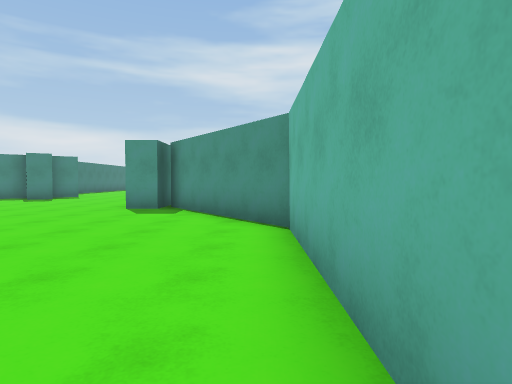
View 1 (above)

24 first-person views from a walk through a 3-D level made in the Unity game engine. The camera is 1.3 m above the floor, tilts 2° down and sees 75° across. The floor is counted in squares, 1.8 m on a side. Each view is taken from the middle of a square. On the plan, view 1 faces up. The plan holds only what a view shows up to about 11 squares ahead; the rest is blank. The place goes on beyond the plan. The player character is not drawn.

View 2
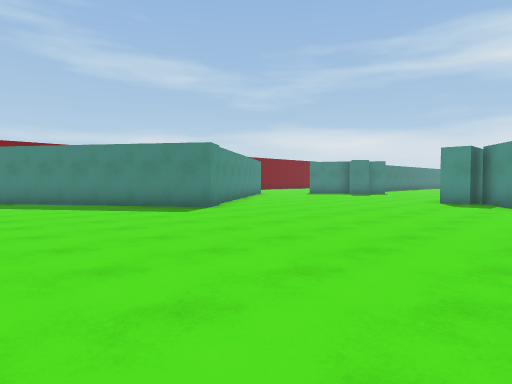

View 3
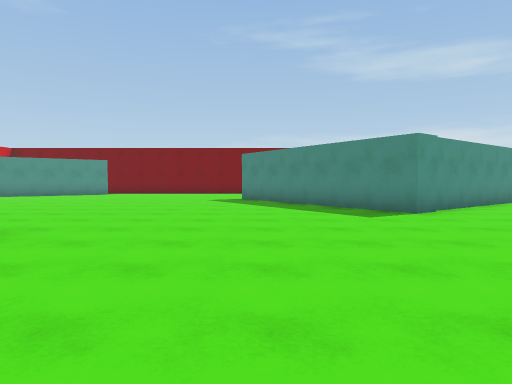

View 4
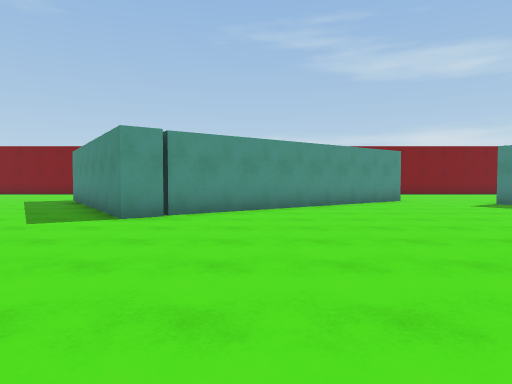

View 5
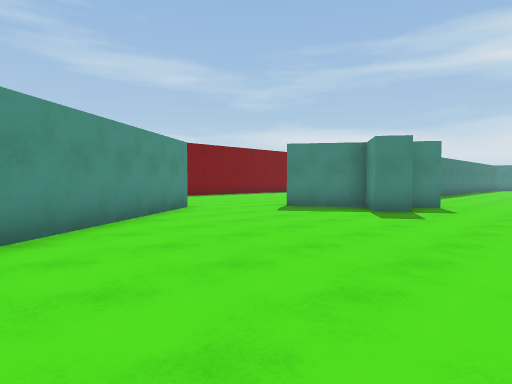

View 6
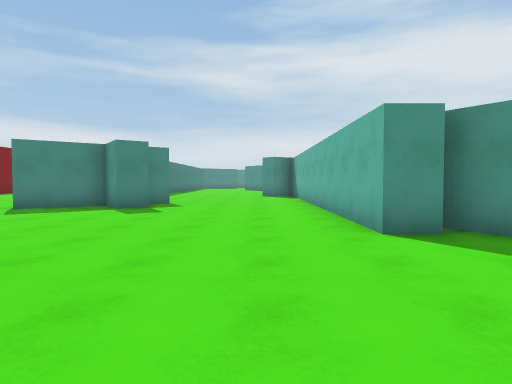

View 7
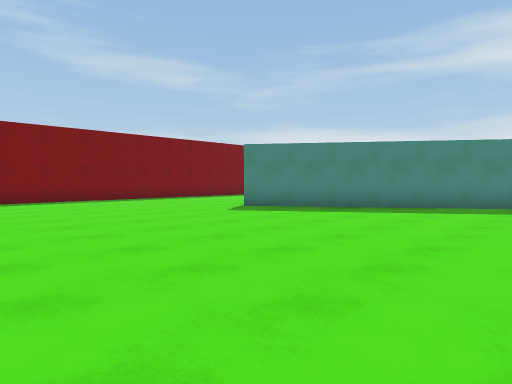

View 8
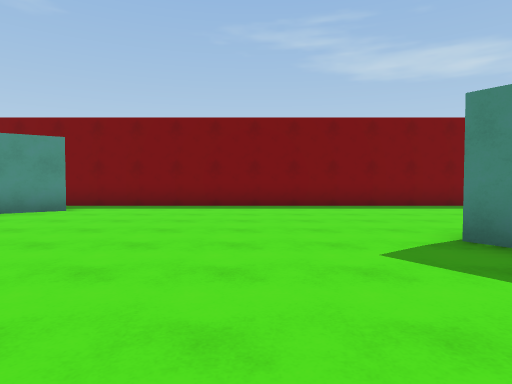

View 9
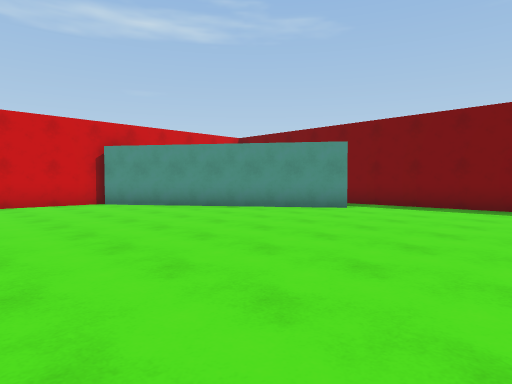

View 10
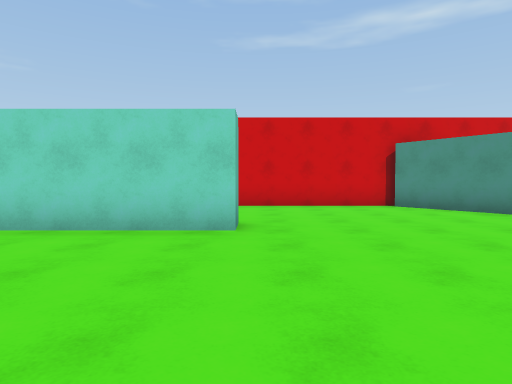

View 11
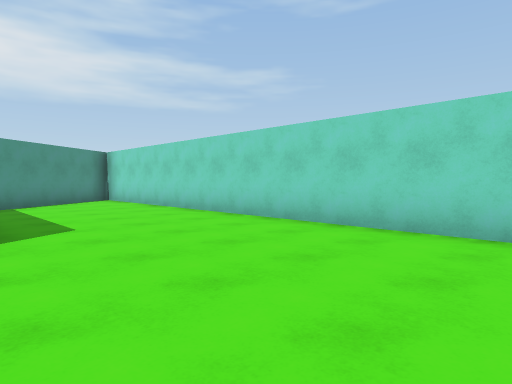

View 12
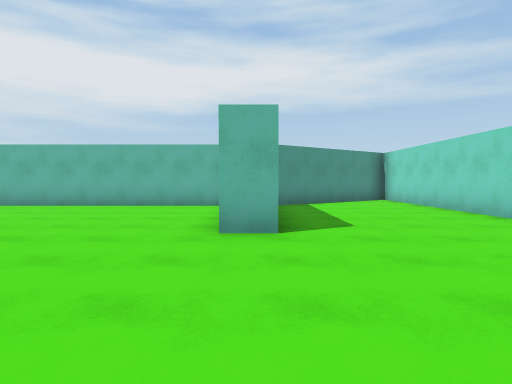

View 13
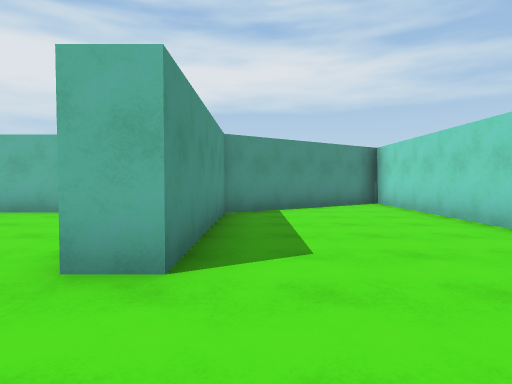

View 14
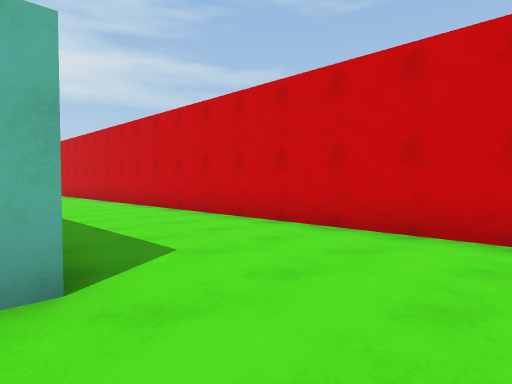

View 15
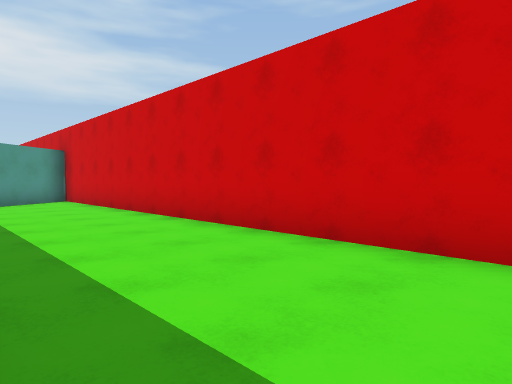

View 16
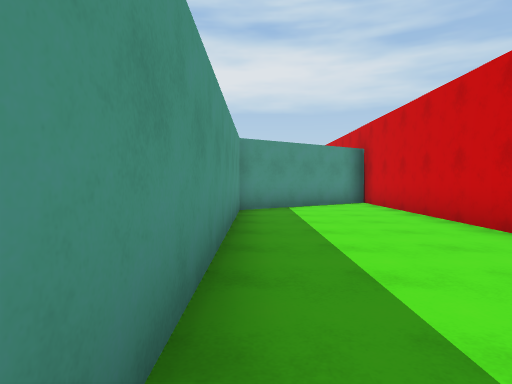

View 17
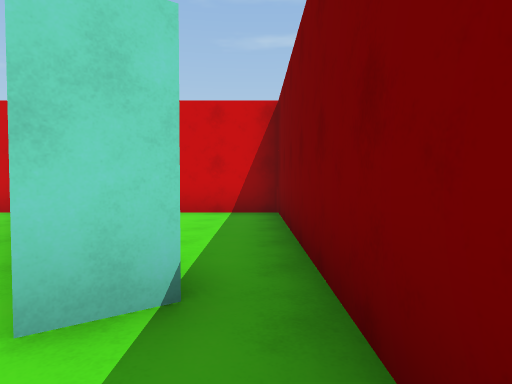

View 18
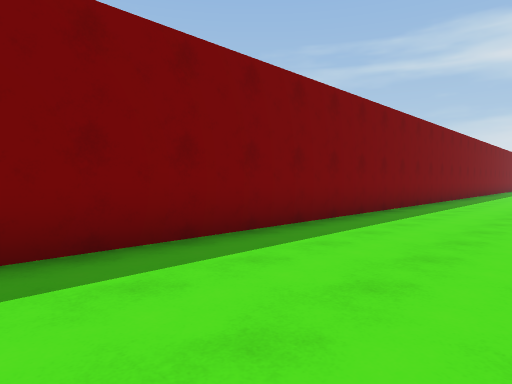

View 19
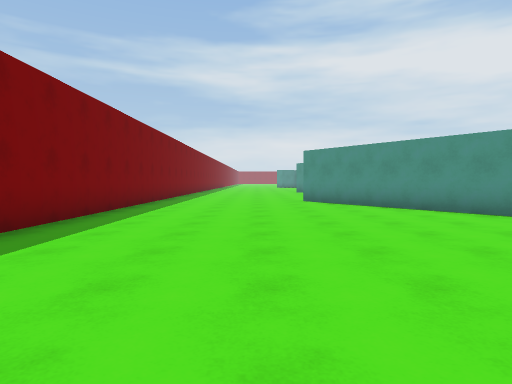

View 20
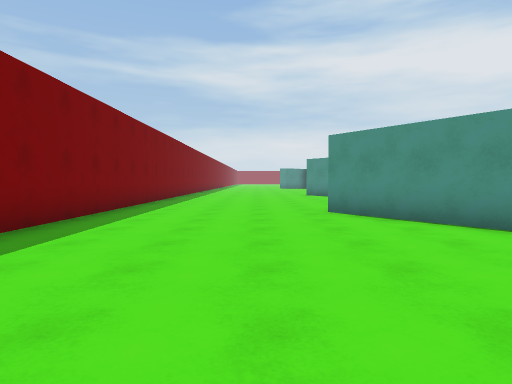

View 21
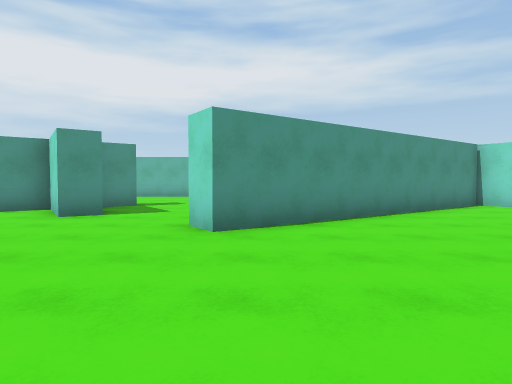

View 22
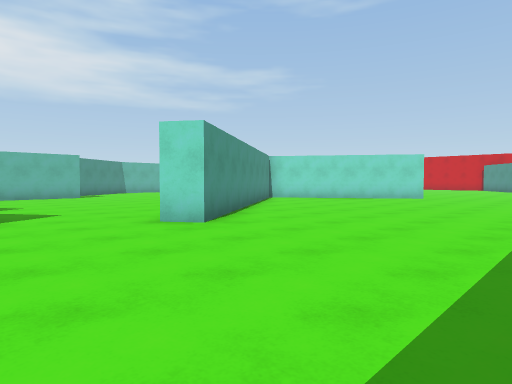

View 23
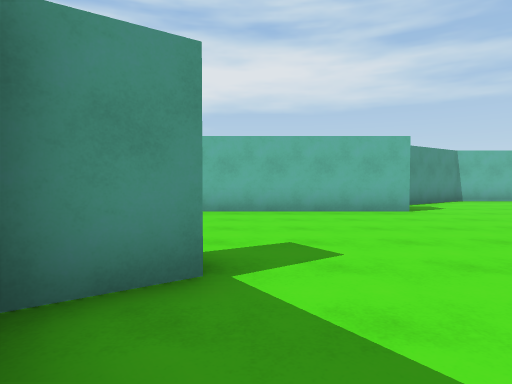

View 24
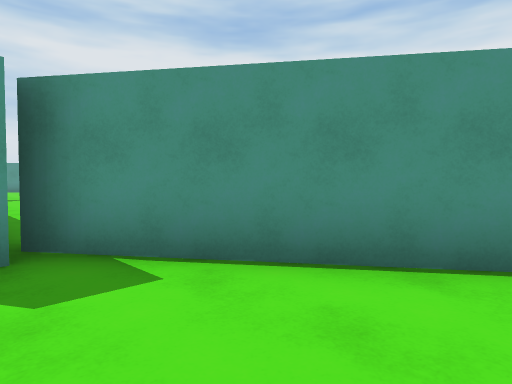

### Floor plan
Points are (right, up) in squares from view 1. A wall is a line through its corners. A room is listed if a view was taken in it or the views show most of it. See-through windows are left out.
Room 1 (views 1, 2, 3, 4, 5, 6, 7, 8, 9, 10, 11, 12, 13, 14, 15, 16, 17, 18, 19, 20, 21, 22, 23, 24)
walls: (-9.1, 2.1) (-8.4, 2.6) (-13.4, 9.6) (-12.7, 10.1) (-7.3, 2.4) (-13, -1.6); (-8.7, -10.6) (-8.7, -9.8) (3.5, -9.8) (0.3, -5.3) (-4.5, -5.3) (-4.5, -4.4); (0.5, -4) (0.5, 5.1) (-2.3, 9.1); (-2.5, 8.5) (-3.3, 8.5) (-3.3, 13.5); (-17.6, -9) (-16.9, -8.5) (-12.8, -14.2); (-7.8, 12.9) (-8.5, 12.4) (-9.3, 13.5) (-11, 12.2) (-11.5, 12.9) (-10.6, 13.5); (-13, -14.5) (6.8, -14.5) (4.1, -10.6) (-3.5, -10.6); (-18.5, 13) (-18.5, -8.5)
ways out: opening at (-18, -9)

Positions as (right, up) in squares from view 1, and headings:
1: (0, 0), facing up
2: (0, -3), facing up-left
3: (0, -1), facing left
4: (-1, 5), facing left
5: (-5, 5), facing up-left
6: (-5, 4), facing up
7: (-6, -8), facing up-left
8: (-9, -4), facing left
9: (-9, -4), facing down-left
10: (-9, -5), facing down
11: (-9, -5), facing down-right
12: (-9, -5), facing right
13: (-7, -6), facing right
14: (-11, -10), facing down-right
15: (-6, -11), facing down-right
16: (-4, -11), facing right
17: (-18, -7), facing down
18: (-15, -3), facing up-left
19: (-15, -2), facing up
20: (-15, 2), facing up
21: (-18, 9), facing right
22: (-18, 13), facing down-right
23: (-11, 12), facing right
24: (-3, 5), facing up-right
